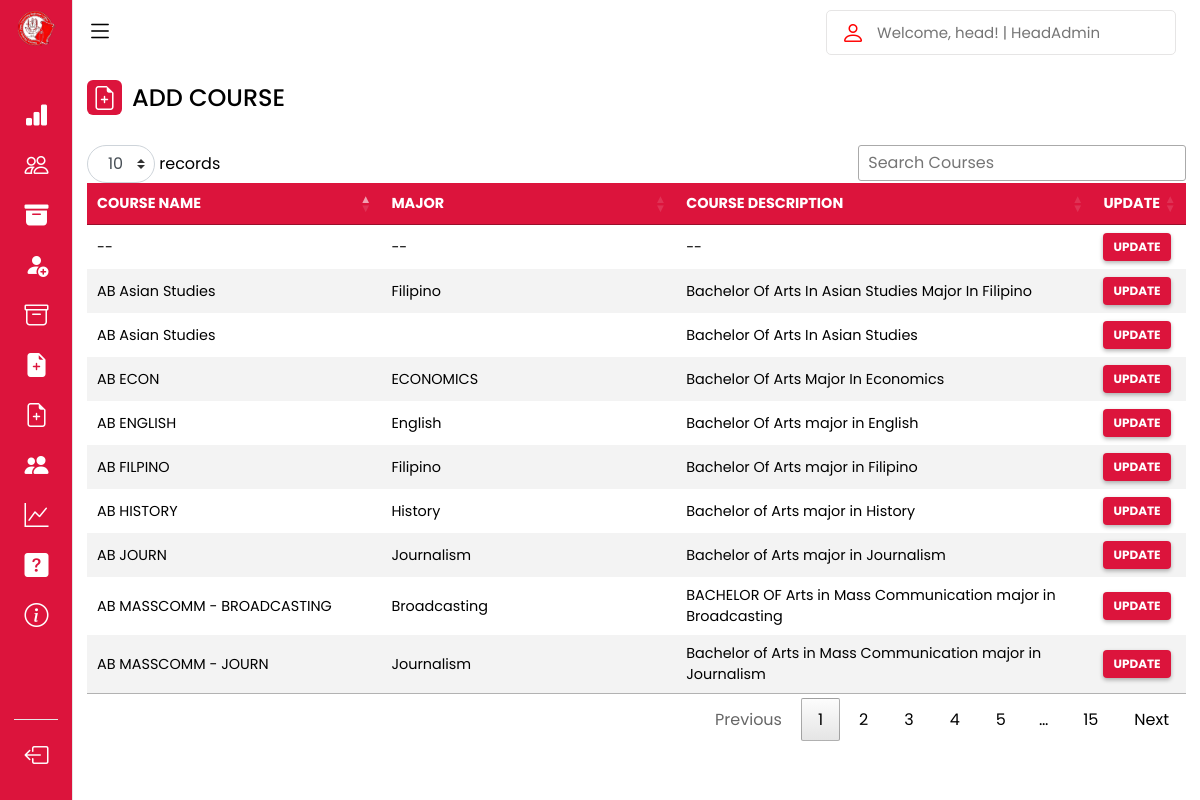
The app's page /head/course.php (signed in) with its own data.
### tables this page shows
CREATE TABLE `course` (
  `id` int(11) NOT NULL,
  `course_name` varchar(50) NOT NULL,
  `major` varchar(100) NOT NULL,
  `description` varchar(100) NOT NULL,
  `course_id` int(15) NOT NULL
);

### head/course.php (the view, shortened to what this page needs)
<?php
@include '../config.php';
?>
<!DOCTYPE html>
<html lang="en">
<?php include 'includes/header.php'?>
  <body>
  <section class="dashboard">
        <div class="top">
            <i class="bi bi-list sidebar-toggle"></i>
            <div class="search-box">
                <i class="bi bi-person" style="font-size: 1.5rem; color: rgb(255, 0, 0);"></i>
                <input type="text" placeholder="<?php echo 'Welcome, ' . $_SESSION['username'] . '! | ' . $_SESSION['usertype'];?>" disabled>
            </div>
        </div>
        <div class="dash-content">
            <div class="activity">
                <div class="title">
                    <a href="./?page=addcourse" style="text-decoration: none; color: black;">
                    <i class="bi bi-file-earmark-plus"></i></a>
                        <span class="text">ADD COURSE</span>
                </div>
                <table id="example" class="table">
    <thead>
    <tr>
      <th scope="col">COURSE NAME</th>
      <th scope="col">MAJOR</th>
      <th scope="col">COURSE DESCRIPTION</th>
      <th scope="col">UPDATE</th>
    </tr>
  </thead>
  <tbody class="table-group-divider">
    <?php
            $select="select * from course";
            $result = mysqli_query($conn, $select);
            if($result){
                while($row=mysqli_fetch_assoc($result)){
                    $id=$row['id'];
                    $course_name=$row['course_name'];
                    $major=$row['major'];
                    $description=$row['description'];
                    echo '<tr>
                    <td>'.$course_name.'</td>
                    <td>'.$major.'</td>
                    <td>'.$description.'</td>
                    <td>
                        <a href="updates.php?updatesid='.$id.'"><buttons class="btn-button">UPDATE</buttons></a>
                    </td>
                  </tr>';
                }
                }
        ?>
  </tbody>
</table>
</div>
 </section>
  </body>
</html>

### records on screen
course: course_name "AB ENGLISH", major "English", description "Bachelor Of Arts major in English"
course: course_name "AB FILPINO", major "Filipino", description "Bachelor Of Arts major in Filipino"
course: course_name "AB JOURN", major "Journalism", description "Bachelor of Arts major in Journalism"
course: course_name "AB HISTORY", major "History", description "Bachelor of Arts major in History"
course: course_name "AB ECON", major "ECONOMICS", description "Bachelor Of Arts Major In Economics"
course: course_name "--", major "--", description "--"
course: course_name "AB MASSCOMM - BROADCASTING", major "Broadcasting", description "BACHELOR OF Arts in Mass Communication major in Broadcasting"
course: course_name "AB MASSCOMM - JOURN", major "Journalism", description "Bachelor of Arts in Mass Communication major in Journalism"
course: course_name "AB Asian Studies", major "Filipino", description "Bachelor Of Arts In Asian Studies Major In Filipino"
course: course_name "AB Asian Studies", description "Bachelor Of Arts In Asian Studies"
